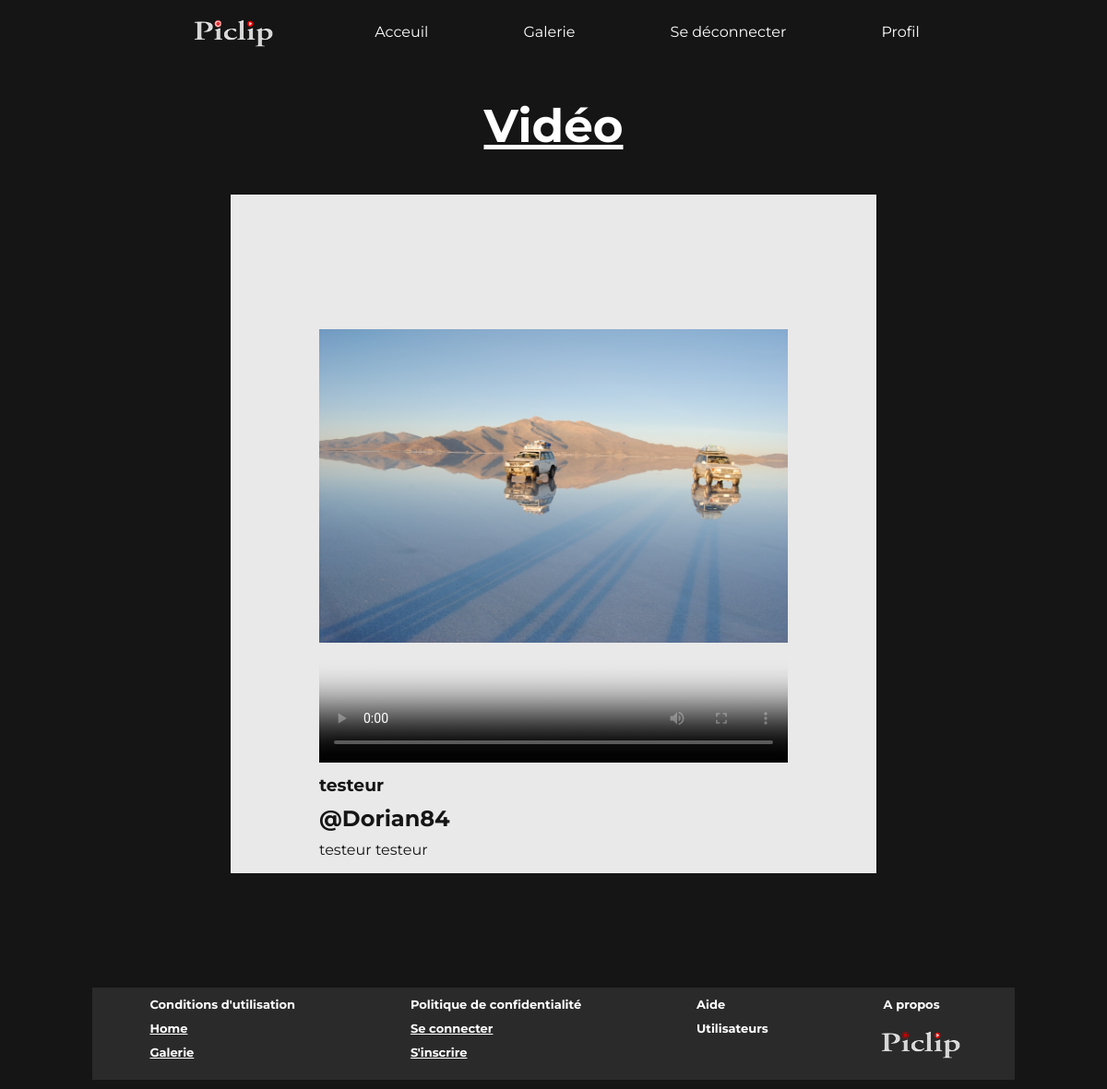
The app's page /video_click/video_click.php?video=4 (signed in) with its own data.
### tables this page shows
CREATE TABLE IF NOT EXISTS `video` (
  `id_video` int NOT NULL AUTO_INCREMENT,
  `id_user` int DEFAULT NULL,
  `id_coeur` int DEFAULT NULL,
  `titre` varchar(50) NOT NULL,
  `description` varchar(500) NOT NULL,
  `route_video` varchar(100) NOT NULL,
  `route_minia` varchar(100) NOT NULL,
  `date_poste` datetime DEFAULT NULL,
  PRIMARY KEY (`id_video`),
  KEY `id_user` (`id_user`),
  KEY `id_coeur` (`id_coeur`)
);

CREATE TABLE IF NOT EXISTS `users` (
  `id_user` int NOT NULL AUTO_INCREMENT,
  `mot_de_passe` varchar(100) NOT NULL,
  `nom` varchar(100) DEFAULT NULL,
  `prenom` varchar(100) DEFAULT NULL,
  `pseudo` varchar(100) NOT NULL,
  `email` varchar(200) NOT NULL,
  `date_naissance` date DEFAULT NULL,
  `route_avatar` varchar(100) DEFAULT '../img/bebeyoda.png',
  `date_inscript` date DEFAULT NULL,
  PRIMARY KEY (`id_user`)
);

### video_click/traitement.php (the view, shortened to what this page needs)
<?php
require("../baseDeDonnee.php");
$id_video = $_GET['video'];
$requete = "SELECT * FROM video INNER JOIN users ON video.id_user = users.id_user WHERE video.id_video='$id_video'";
$sql = $bdd -> prepare($requete);
$sql->execute();
$date = $sql->fetch();
echo '<div class="card">
        <video height="600" controls="controls" poster="'.$date['route_minia'].'">
            <source src="'.$date['route_video'].'"/>
        </video>
        <div class="titre_pseudo">
            <h3 class="titre">'.$date['titre'].'</h3>
            <h2 class="pseudo">@'.$date['pseudo'].'</h2>
        </div>
        <p>
            '.$date['description'].'
        </p>
    </div>';
?>

### css/video_click.css (style rules this page uses)
* { color: #ffffff; font-family: "Montserrat", sans-serif; margin: 0; padding: 0; box-sizing: border-box; }
body { margin: 10px 100px; background-color: #151515; min-height: 100vh; }
.card video { width: 100%; }
.card { background-color: #e9e9e9; margin: 1.5em auto; padding: 1em 6em; width: 70%; }
.card h2, .card h3, .card p { color: #151515; }
.pseudo { margin: 10px 0; }
.titre { margin: 0.5em 0; }

### records on screen
video: titre "testeur", id_user.pseudo "Dorian84", description "testeur testeur"
